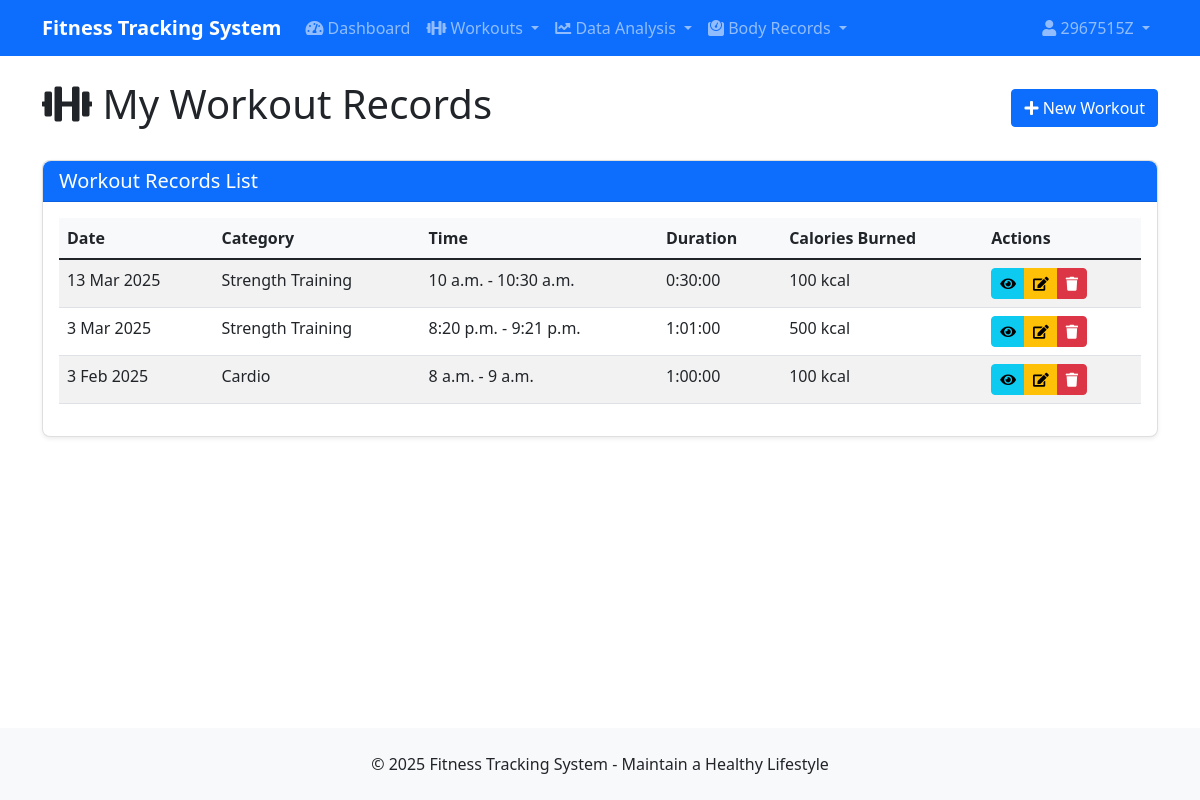
Page /workouts/ (signed in) on the committed database.
### users/models.py (models this page shows, shortened)
class CustomUser(AbstractUser):
    GENDER_CHOICES = (
        ('M', 'Male'),
        ('F', 'Female'),
        ('O', 'Other'),
    )
    gender = models.CharField(_('Gender'), max_length=1, choices=GENDER_CHOICES, blank=True)
    birth_date = models.DateField(_('Birth Date'), null=True, blank=True)
    height = models.FloatField(_('Height(cm)'), null=True, blank=True)
    weight = models.FloatField(_('Weight(kg)'), null=True, blank=True)
    profile_picture = models.ImageField(_('Profile Picture'), upload_to='profile_pics', blank=True)
    bio = models.TextField(_('Bio'), blank=True)
    target_weight = models.FloatField(_('target_weight(kg)'), null=True, blank=True)
    class Meta:
        verbose_name = _('User')
        verbose_name_plural = _('User')

### workouts/models.py (models this page shows, shortened)
class Workout(models.Model):
    user = models.ForeignKey(CustomUser, on_delete=models.CASCADE, related_name='workouts')
    category = models.ForeignKey(WorkoutCategory, on_delete=models.CASCADE, related_name='workouts')
    plan = models.ForeignKey(WorkoutPlan, on_delete=models.SET_NULL, related_name='workouts', null=True, blank=True)
    date = models.DateField(_('Date'))
    start_time = models.TimeField(_('Start Time'))
    end_time = models.TimeField(_('End Time'))
    duration = models.DurationField(_('Duration'), blank=True, null=True)
    calories_burned = models.IntegerField(_('Calories Burned'), blank=True, null=True)
    notes = models.TextField(_('Notes'), blank=True)
    class Meta:
        verbose_name = _('Workout Record')
        verbose_name_plural = _('Workout Record')
        ordering = ['-date', '-start_time']

class WorkoutCategory(models.Model):
    name = models.CharField(_('Category name'), max_length=100)
    description = models.TextField(_('Description'), blank=True)
    class Meta:
        verbose_name = _('Fitness category')
        verbose_name_plural = _('Fitness category')

### workouts/views.py (the view)
# urls.py: path('', views.WorkoutListView.as_view(), name='workout-list'),
class WorkoutListView(LoginRequiredMixin, ListView):
    model = Workout
    template_name = 'workouts/workout_list.html'
    context_object_name = 'workouts'
    paginate_by = 10
    def get_queryset(self):
        return Workout.objects.filter(user=self.request.user).order_by('-date', '-start_time')

### templates/workouts/workout_list.html (shortened to what this page needs)
{% extends 'base.html' %}
{% block content %}
<div class="d-flex justify-content-between align-items-center mb-4">
    <h1><i class="fas fa-dumbbell"></i> My Workout Records</h1>
    <a href="{% url 'workout-create' %}" class="btn btn-primary">
        <i class="fas fa-plus"></i> New Workout
    </a>
</div>
{% if workouts %}
<div class="card">
    <div class="card-header bg-primary text-white">
        <h5 class="card-title mb-0">Workout Records List</h5>
    </div>
    <div class="card-body">
        <div class="table-responsive">
            <table class="table table-striped table-hover">
                <thead>
                    <tr>
                        <th>Date</th>
                        <th>Category</th>
                        <th>Time</th>
                        <th>Duration</th>
                        <th>Calories Burned</th>
                        <th>Actions</th>
                    </tr>
                </thead>
                <tbody>
                    {% for workout in workouts %}
                    <tr>
                        <td>{{ workout.date }}</td>
                        <td>{{ workout.category.name }}</td>
                        <td>{{ workout.start_time }} - {{ workout.end_time }}</td>
                        <td>{{ workout.duration|default:'Unknown' }}</td>
                        <td>{{ workout.calories_burned|default:'0' }} kcal</td>
                        <td>
                            <div class="btn-group" role="group">
                                <a href="{% url 'workout-detail' workout.pk %}" class="btn btn-sm btn-info" data-bs-toggle="tooltip" title="View Details">
                                    <i class="fas fa-eye"></i>
                                </a>
                                <a href="{% url 'workout-update' workout.pk %}" class="btn btn-sm btn-warning" data-bs-toggle="tooltip" title="Edit">
                                    <i class="fas fa-edit"></i>
                                </a>
                                <a href="{% url 'workout-delete' workout.pk %}" class="btn btn-sm btn-danger" data-bs-toggle="tooltip" title="Delete">
                                    <i class="fas fa-trash"></i>
                                </a>
                            </div>
                        </td>
                    </tr>
                    {% endfor %}
                </tbody>
            </table>
        </div>
    </div>
</div>
{% endif %}
{% endblock %}

### templates/base.html (shortened to what this page needs)
<!DOCTYPE html>
<html lang="en">
<head>
    <link href="https://cdn.jsdelivr.net/npm/bootstrap@5.1.3/dist/css/bootstrap.min.css" rel="stylesheet">
    <link rel="stylesheet" href="https://cdnjs.cloudflare.com/ajax/libs/font-awesome/5.15.4/css/all.min.css">
    <link rel="stylesheet" href="https://cdnjs.cloudflare.com/ajax/libs/bootstrap-datepicker/1.9.0/css/bootstrap-datepicker.min.css">
    <link rel="stylesheet" href="/static/css/style.css">
</head>
<body>
    <nav class="navbar navbar-expand-lg navbar-dark bg-primary">
        <div class="container">
            <a class="navbar-brand" href="{% url 'dashboard' %}">Fitness Tracking System</a>
            <div class="collapse navbar-collapse" id="navbarNav">
                <ul class="navbar-nav me-auto">
                    {% if user.is_authenticated %}
                    <li class="nav-item">
                        <a class="nav-link" href="{% url 'dashboard' %}">
                            <i class="fas fa-tachometer-alt"></i> Dashboard
                        </a>
                    </li>
                    <li class="nav-item dropdown">
                        <a class="nav-link dropdown-toggle" href="#" id="workoutDropdown" role="button" data-bs-toggle="dropdown">
                            <i class="fas fa-dumbbell"></i> Workouts
                        </a>
                    </li>
                    <li class="nav-item dropdown">
                        <a class="nav-link dropdown-toggle" href="#" id="analysisDropdown" role="button" data-bs-toggle="dropdown">
                            <i class="fas fa-chart-line"></i> Data Analysis
                        </a>
                    </li>
                    <li class="nav-item dropdown">
                        <a class="nav-link dropdown-toggle" href="#" id="bodyDropdown" role="button" data-bs-toggle="dropdown">
                            <i class="fas fa-weight"></i> Body Records
                        </a>
                    </li>
                    {% endif %}
                </ul>
                <ul class="navbar-nav">
                    {% if user.is_authenticated %}
                    <li class="nav-item dropdown">
                        <a class="nav-link dropdown-toggle" href="#" id="userDropdown" role="button" data-bs-toggle="dropdown">
                            <i class="fas fa-user"></i> {{ user.username }}
                        </a>
                    </li>
                    {% endif %}
                </ul>
            </div>
        </div>
    </nav>
    <div class="container mt-4 mb-5">
        {% block content %}{% endblock %}
    </div>
    <footer class="bg-light py-4 mt-auto">
        <div class="container text-center">
            <p class="mb-0">&copy; 2025 Fitness Tracking System - Maintain a Healthy Lifestyle</p>
        </div>
    </footer>
</body>
</html>

### static/css/style.css (style rules this page uses)
body { display: flex; flex-direction: column; min-height: 100vh; }
.container { flex: 1; }
.navbar-brand { font-weight: bold; }
.card { box-shadow: 0 0.125rem 0.25rem rgba(0, 0, 0, 0.075); border-radius: 0.5rem; }
.card-header { border-top-left-radius: 0.5rem !important; border-top-right-radius: 0.5rem !important; }
.btn { border-radius: 0.25rem; }
.table th { background-color: #f8f9fa; }

### rows in the picture
CustomUser: username "2967515Z"
Workout: date "13 Mar 2025", category.name "Strength Training", start_time "10 a.m.", end_time "10:30 a.m.", duration "0:30:00", calories_burned "100"
Workout: date "3 Mar 2025", category.name "Strength Training", start_time "8:20 p.m.", end_time "9:21 p.m.", duration "1:01:00", calories_burned "500"
Workout: date "3 Feb 2025", category.name "Cardio", start_time "8 a.m.", end_time "9 a.m.", duration "1:00:00", calories_burned "100"
